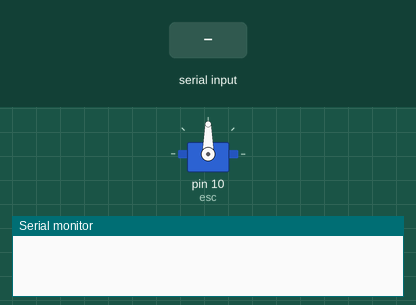
The sketch below on a simulated Arduino Uno, built with avr-gcc and run on an emulated ATmega328P. Shown: servo, the last lines printed to the serial monitor. The test bench sets the inputs (shaded band).

Above: at 1.2 s.
1.3 s: "90,45\n" received over Serial
At 1.6 s:
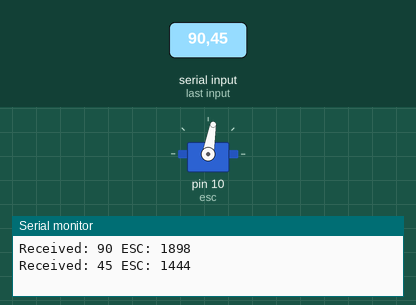
2.8 s: "30,150\n" received over Serial
At 3.9 s:
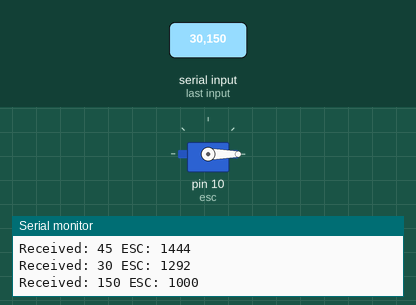
4.3 s: "90\n" received over Serial
At 4.9 s:
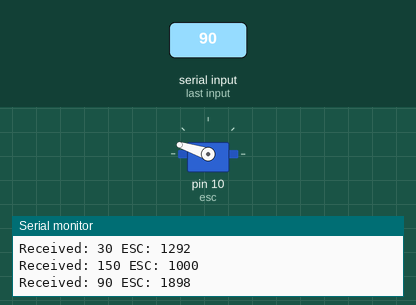
5.8 s: "200\n" received over Serial
At 6.1 s:
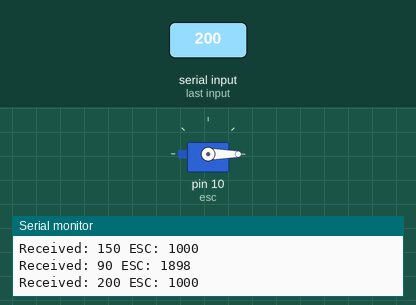
Timing chart, 0 to 8.3 s (numbered marks = the images above; inputs shaded):
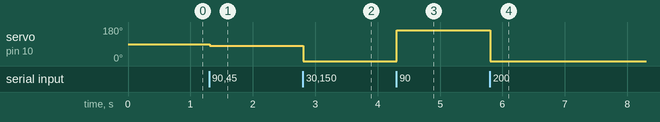

Measured:
- after the input at 1.3 s, servo on pin 10 (esc): 90° → 80° at once
- after the input at 2.8 s, servo on pin 10 (esc): 80° → 0° at once
- after the input at 4.3 s, servo on pin 10 (esc): 0° → 162° at once
- after the input at 5.8 s, servo on pin 10 (esc): 162° → 0° at once

The sketch:

BTcommunication.ino
```cpp
#include <Servo.h>

Servo esc;

int r = 0;

void setup() {
  Serial.begin(9600);
  esc.attach(10, 1000, 2000);
}

void loop() {
  if (Serial.available() > 0) {
    r = Serial.parseInt();
    if (r != 0) {
      Serial.print("Received: ");
      Serial.print(r);
      r = map(r, 1, 100, 1000, 2000);
      if (r < 1000) {
        r = 1000;
      }
      if (r > 2000) {
        r = 1000;
      }
      esc.write(r);
      Serial.print(" ESC: ");
      Serial.println(r);
    }
  }
}
```
